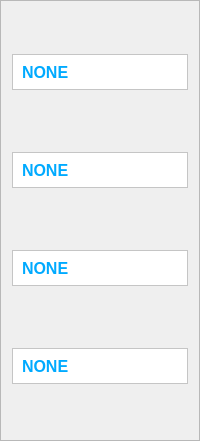
           <widget class="QFrame" name="frame_5">
            <property name="minimumSize">
             <size>
              <width>0</width>
              <height>441</height>
             </size>
            </property>
            <property name="frameShape">
             <enum>QFrame::StyledPanel</enum>
            </property>
            <property name="frameShadow">
             <enum>QFrame::Raised</enum>
            </property>
            <layout class="QVBoxLayout" name="verticalLayout_20">
             <property name="spacing">
              <number>20</number>
             </property>
             <item>
              <widget class="QFrame" name="frame_25">
               <property name="maximumSize">
                <size>
                 <width>16777215</width>
                 <height>36</height>
                </size>
               </property>
               <property name="styleSheet">
                <string notr="true">
background-color: rgb(255, 255, 255);</string>
               </property>
               <property name="frameShape">
                <enum>QFrame::StyledPanel</enum>
               </property>
               <property name="frameShadow">
                <enum>QFrame::Raised</enum>
               </property>
               <layout class="QVBoxLayout" name="verticalLayout_25">
                <item>
                 <widget class="QLabel" name="label_izq_4">
                  <property name="font">
                   <font>
                    <family>SansSerif</family>
                    <pointsize>12</pointsize>
                    <weight>75</weight>
                    <bold>true</bold>
                   </font>
                  </property>
                  <property name="styleSheet">
                   <string notr="true">color: rgb(0, 170, 255);</string>
                  </property>
                  <property name="text">
                   <string>NONE</string>
                  </property>
                 </widget>
                </item>
               </layout>
              </widget>
             </item>
             <item>
              <widget class="QFrame" name="frame_26">
               <property name="maximumSize">
                <size>
                 <width>16777215</width>
                 <height>36</height>
                </size>
               </property>
               <property name="styleSheet">
                <string notr="true">
background-color: rgb(255, 255, 255);</string>
               </property>
               <property name="frameShape">
                <enum>QFrame::StyledPanel</enum>
               </property>
               <property name="frameShadow">
                <enum>QFrame::Raised</enum>
               </property>
               <layout class="QVBoxLayout" name="verticalLayout_26">
                <item>
                 <widget class="QLabel" name="label_izq_5">
                  <property name="font">
                   <font>
                    <family>SansSerif</family>
                    <pointsize>12</pointsize>
                    <weight>75</weight>
                    <bold>true</bold>
                   </font>
                  </property>
                  <property name="styleSheet">
                   <string notr="true">color: rgb(0, 170, 255);</string>
                  </property>
                  <property name="text">
                   <string>NONE</string>
                  </property>
                 </widget>
                </item>
               </layout>
              </widget>
             </item>
             <item>
              <widget class="QFrame" name="frame_27">
               <property name="maximumSize">
                <size>
                 <width>16777215</width>
                 <height>36</height>
                </size>
               </property>
               <property name="styleSheet">
                <string notr="true">
background-color: rgb(255, 255, 255);</string>
               </property>
               <property name="frameShape">
                <enum>QFrame::StyledPanel</enum>
               </property>
               <property name="frameShadow">
                <enum>QFrame::Raised</enum>
               </property>
               <layout class="QVBoxLayout" name="verticalLayout_27">
                <item>
                 <widget class="QLabel" name="label_izq_6">
                  <property name="font">
                   <font>
                    <family>SansSerif</family>
                    <pointsize>12</pointsize>
                    <weight>75</weight>
                    <bold>true</bold>
                   </font>
                  </property>
                  <property name="styleSheet">
                   <string notr="true">color: rgb(0, 170, 255);</string>
                  </property>
                  <property name="text">
                   <string>NONE</string>
                  </property>
                 </widget>
                </item>
               </layout>
              </widget>
             </item>
             <item>
              <widget class="QFrame" name="frame_28">
               <property name="maximumSize">
                <size>
                 <width>16777215</width>
                 <height>36</height>
                </size>
               </property>
               <property name="styleSheet">
                <string notr="true">
background-color: rgb(255, 255, 255);</string>
               </property>
               <property name="frameShape">
                <enum>QFrame::StyledPanel</enum>
               </property>
               <property name="frameShadow">
                <enum>QFrame::Raised</enum>
               </property>
               <layout class="QVBoxLayout" name="verticalLayout_28">
                <item>
                 <widget class="QLabel" name="label_izq_7">
                  <property name="font">
                   <font>
                    <family>SansSerif</family>
                    <pointsize>12</pointsize>
                    <weight>75</weight>
                    <bold>true</bold>
                   </font>
                  </property>
                  <property name="styleSheet">
                   <string notr="true">color: rgb(0, 170, 255);</string>
                  </property>
                  <property name="text">
                   <string>NONE</string>
                  </property>
                 </widget>
                </item>
               </layout>
              </widget>
             </item>
            </layout>
           </widget>
